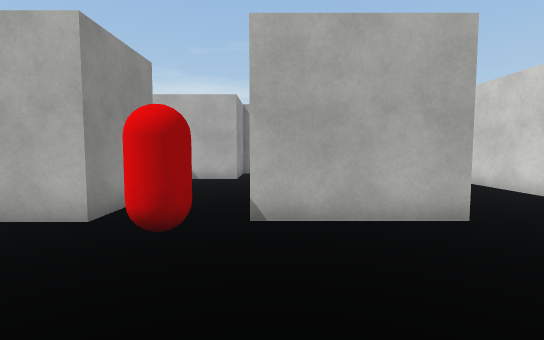
View 1 (above)

23 first-person views from a walk through a scene from a Unity 3-D project. The camera is 1.3 m above the floor, tilts 4° down and sees 85° across. The floor is counted in squares, 1 m on a side. Each view is taken from the middle of a square. On the plan, view 1 faces up. The plan holds only what a view shows up to about 14 squares ahead; the rest is blank. The player character is not drawn. Surface patterns are stand-ins for the level's own textures.

View 2
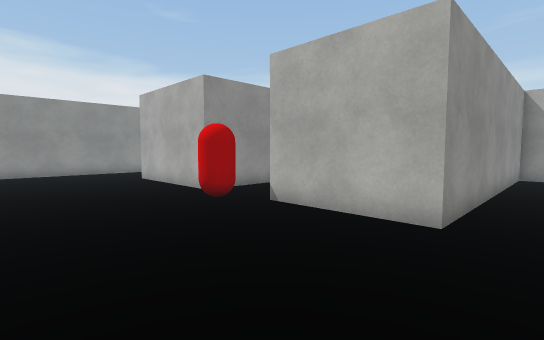

View 3
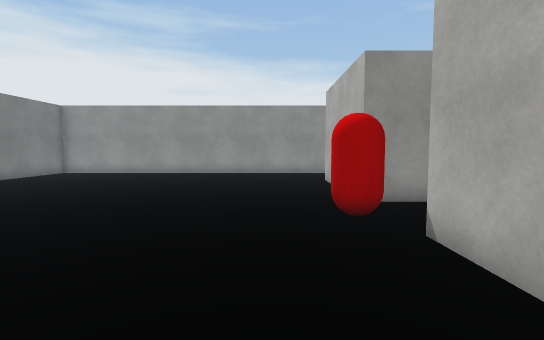

View 4
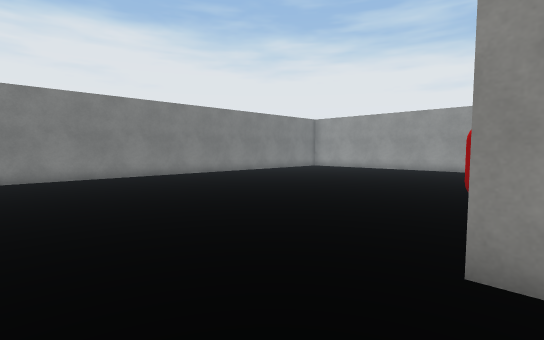

View 5
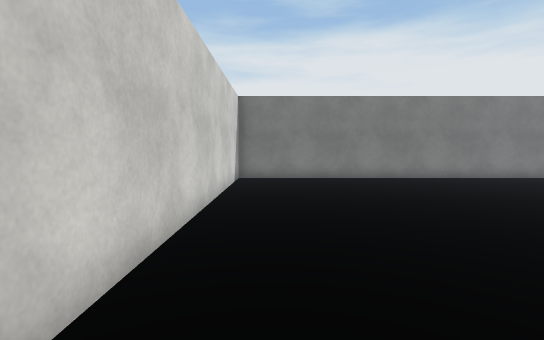

View 6
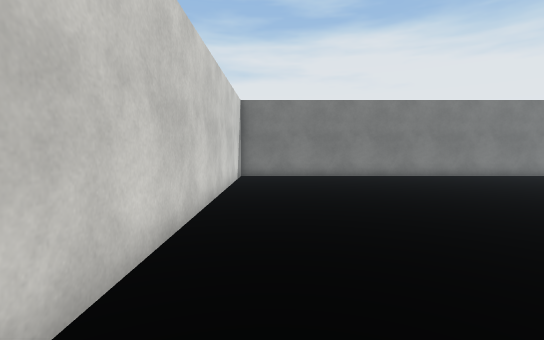

View 7
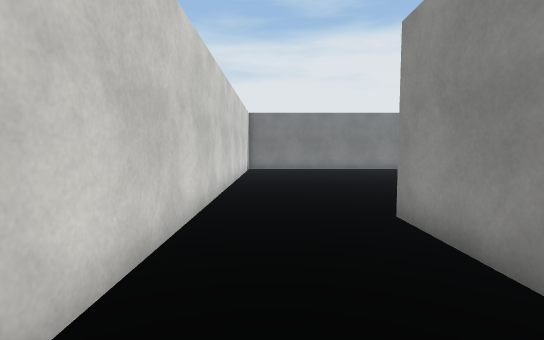

View 8
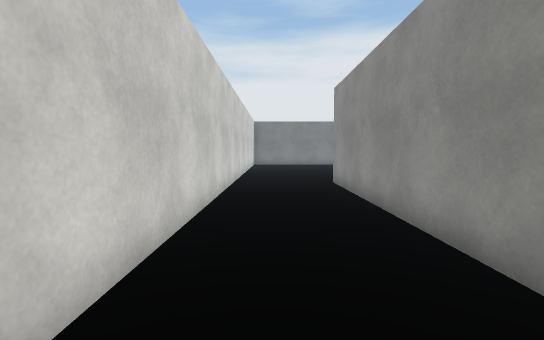

View 9
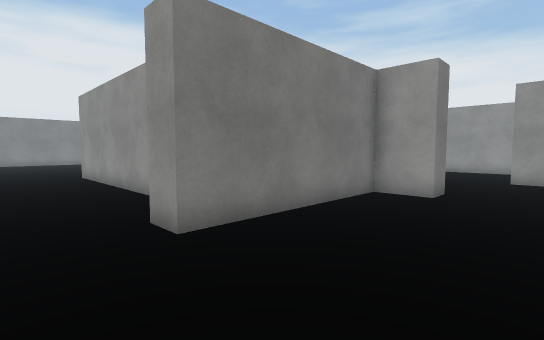

View 10
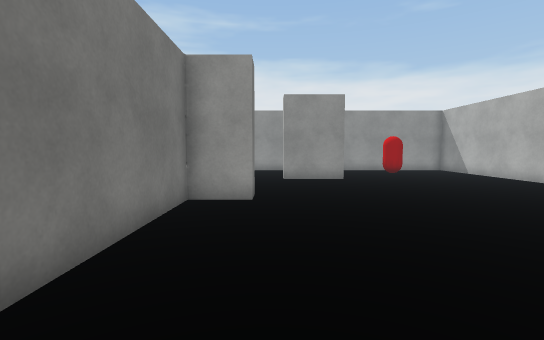

View 11
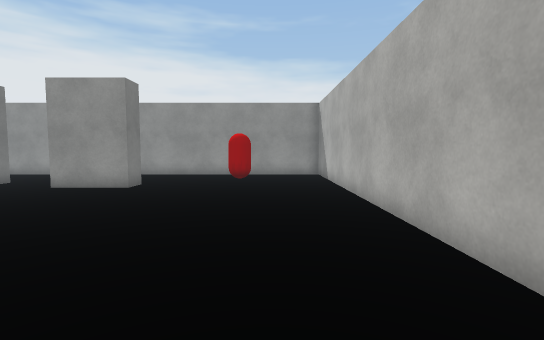

View 12
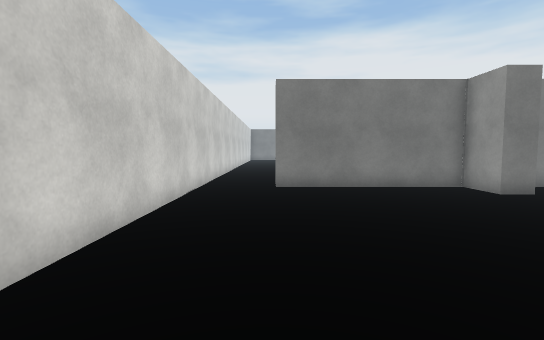

View 13
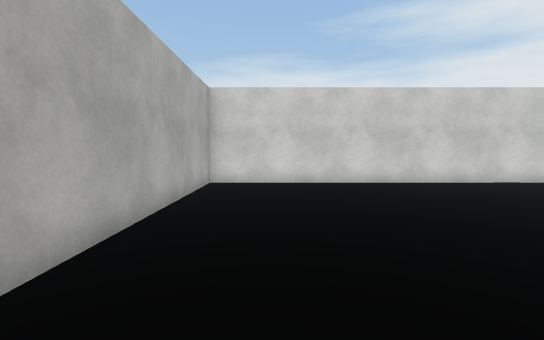

View 14
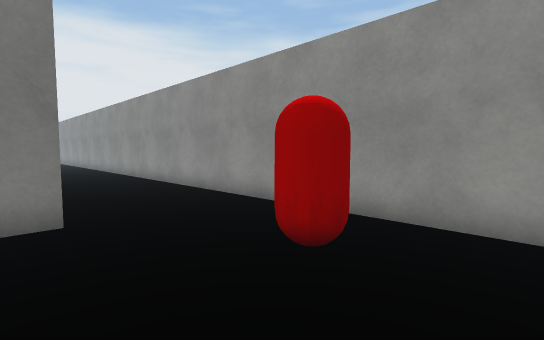

View 15
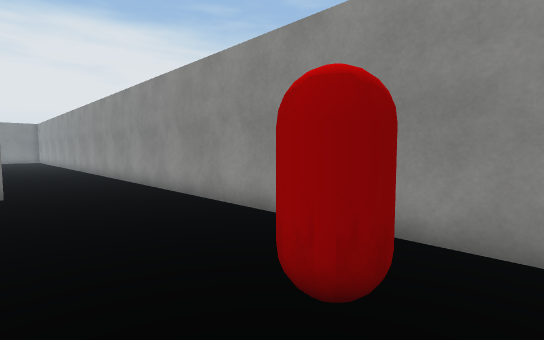

View 16
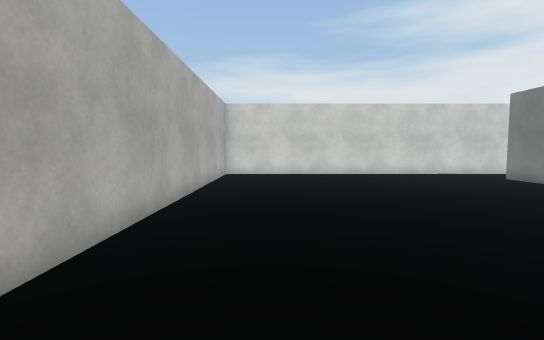

View 17
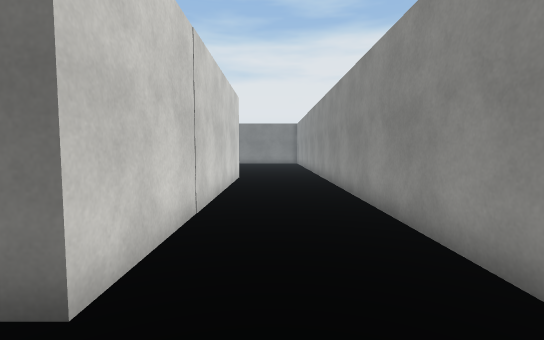

View 18
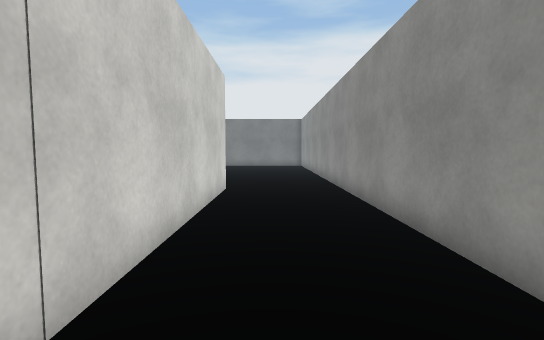

View 19
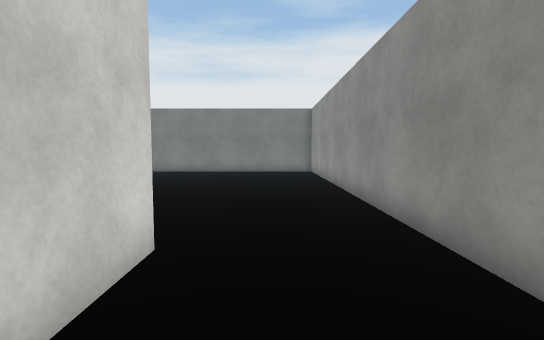

View 20
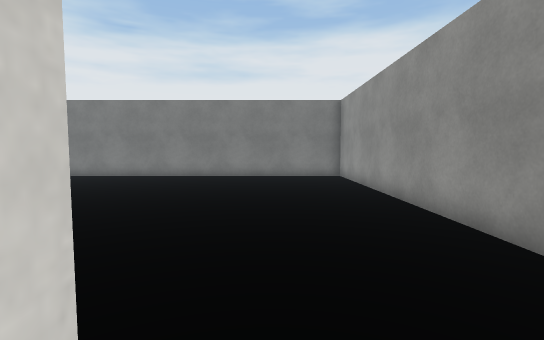

View 21
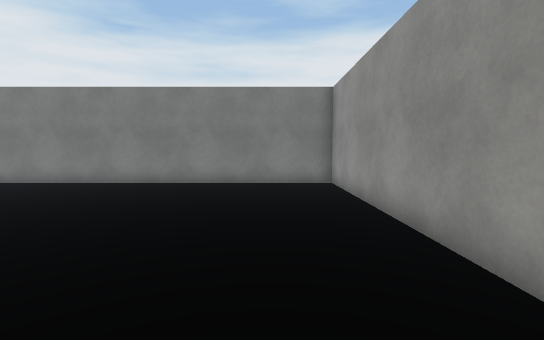

View 22
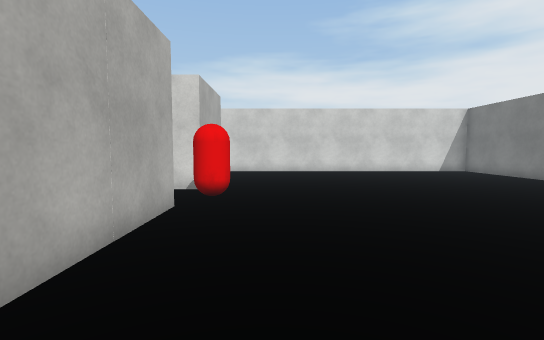

View 23
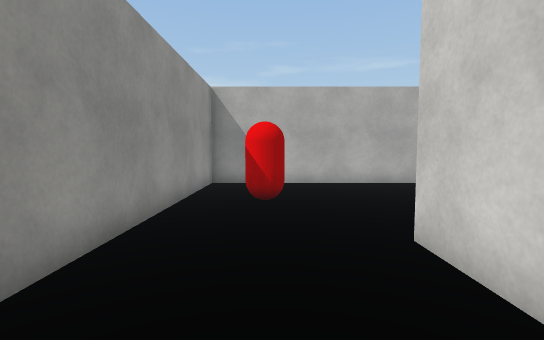

### Floor plan
Points are (right, up) in squares from view 1. A wall is a line through its corners. A room is listed if a view was taken in it or the views show most of it. See-through windows are left out.
Room 1 (views 1, 2, 3, 4, 5, 6, 7, 21, 22)
walls: (-3.3, 6.5) (-3.3, 5.3) (-8.5, 5.3); (-12.3, 4.5) (-12.3, -8.4) (7.5, -8.4) (7.5, 14.5); (4.4, 15.8) (3.6, 15.8) (3.6, 5.3) (-0.4, 5.3) (-0.4, 6.2)
ways out: opening at (-10, 5) to room 2; opening at (6, 15.3) to room 2; opening at (-2, 6)
objects: other object (-2, 4) to (-1, 5)
Room 2 (views 8, 9, 10, 11, 12, 13, 14, 15, 16, 17, 18, 19, 20, 23)
walls: (-2.6, 18.5) (-1.6, 18.5) (-1.6, 16.8) (4.9, 16.8) (4.9, 15.8); (-8, 20.1) (-8, 22.2) (-7, 22.2) (-7, 19.5); (7.5, 14.5) (7.5, 29.4) (-12.3, 29.4) (-12.3, 4.5); (-8.5, 5.3) (-8.5, 16.8) (-7.9, 16.8)
ways out: opening at (-10, 5) to room 1; opening at (6, 15.3) to room 1
objects: other object (-11, 25) to (-10, 26)

Positions as (right, up) in squares from view 1, and headings:
1: (0, 0), facing up
2: (5, 0), facing up-left
3: (4, 3), facing left
4: (7, 6), facing down-left
5: (6, 5), facing down
6: (6, 6), facing down
7: (6, 11), facing down
8: (6, 17), facing down
9: (7, 21), facing down-left
10: (6, 19), facing left
11: (3, 27), facing left
12: (5, 27), facing down
13: (-4, 27), facing right
14: (-7, 28), facing down-left
15: (-8, 27), facing down-left
16: (-8, 27), facing right
17: (-10, 19), facing down
18: (-10, 15), facing down
19: (-10, 9), facing down
20: (-9, 6), facing down
21: (-10, 3), facing down
22: (-10, 3), facing right
23: (-10, 18), facing up
